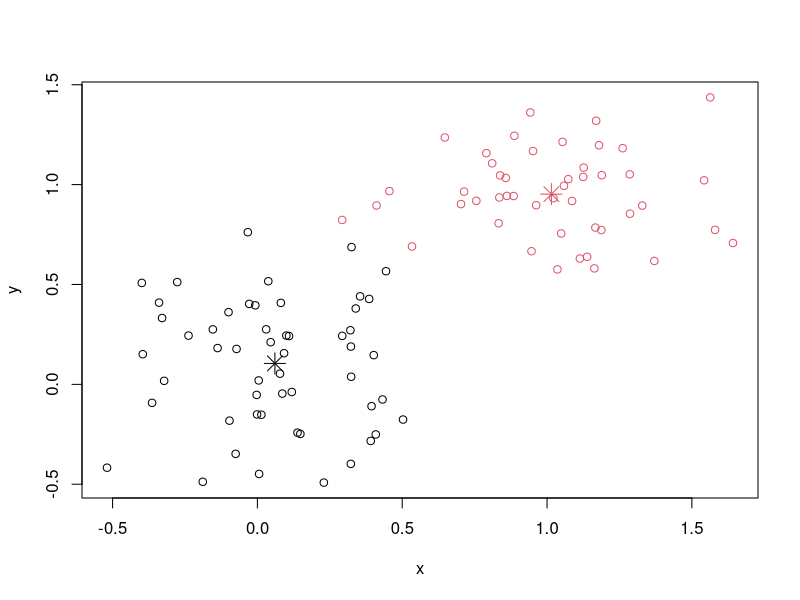
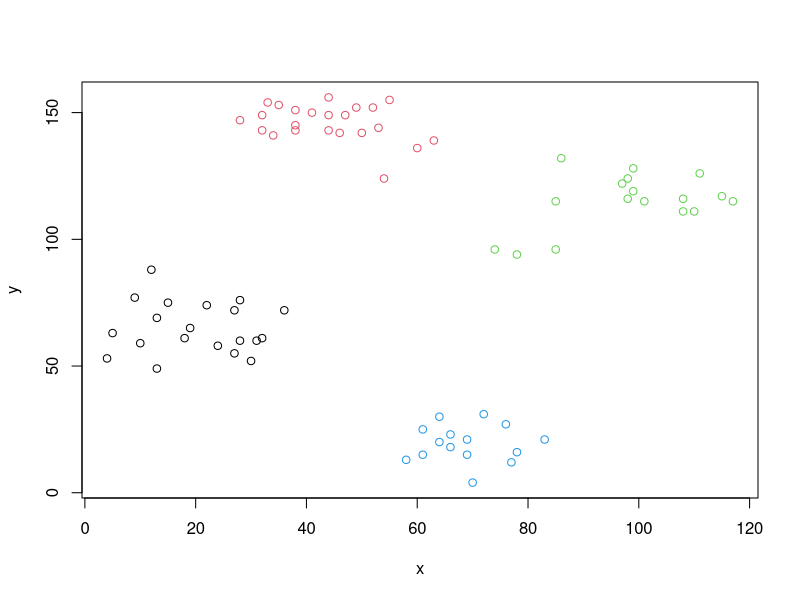
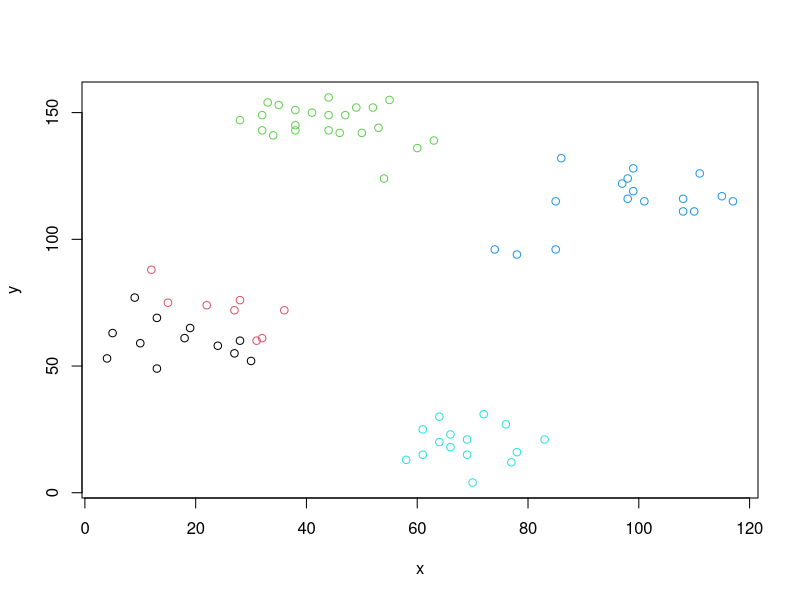
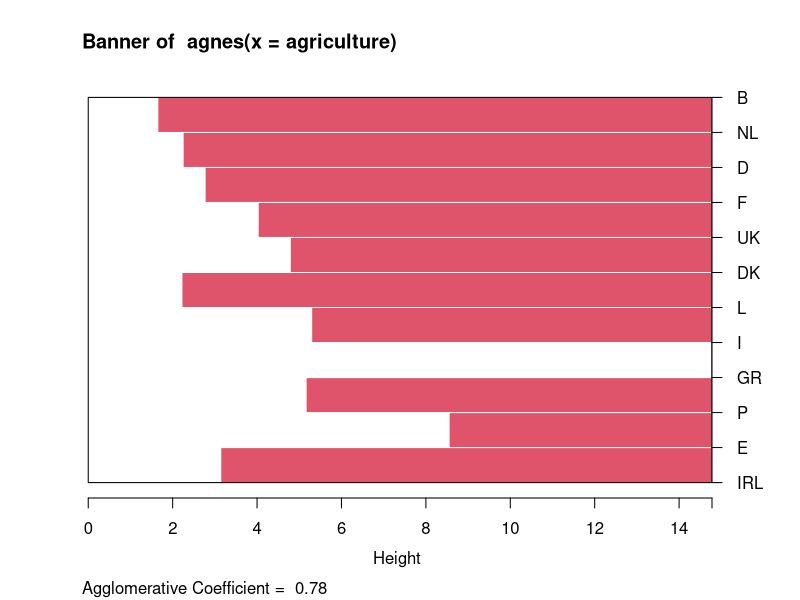
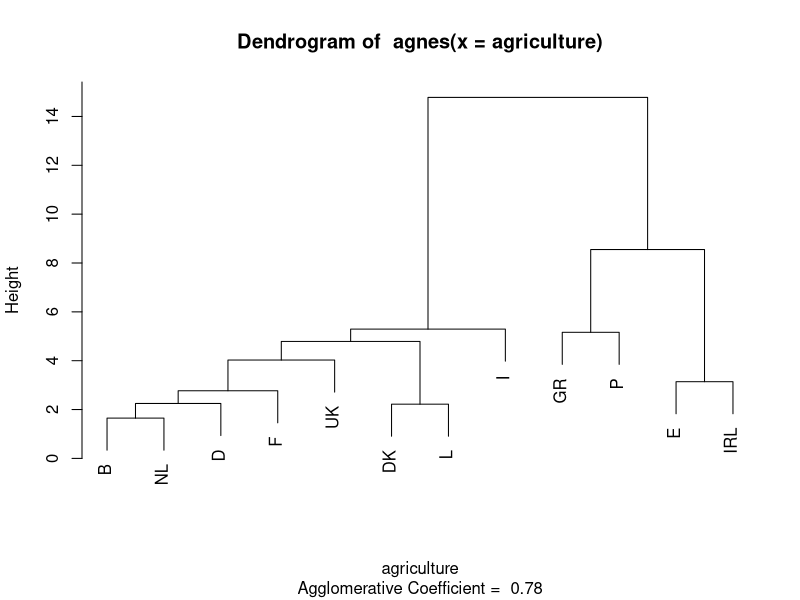

Source code (R) for these figures, in order:
x <- rbind(matrix(rnorm(100, sd = 0.3), ncol = 2), matrix(rnorm(100, mean = 1, sd = 0.3), ncol = 2))
colnames(x) <- c("x", "y")
cl <- kmeans(x, 2)
plot(x, col = cl$cluster)
points(cl$centers, col = 1:2, pch = 8, cex=2)

library(cluster)
#### Разобьем точки на 4 кластера:
cl <- clara(ruspini, 4)
plot(ruspini, col = cl$clustering, xlab = "x", ylab = "y")
#### Теперь разобьем то же множество точек на 5 кластеров:
cl <- clara(ruspini, 5)
plot(ruspini, col = cl$clustering, xlab = "x", ylab = "y")

library(cluster)
data(agriculture)
plot(agnes(agriculture))